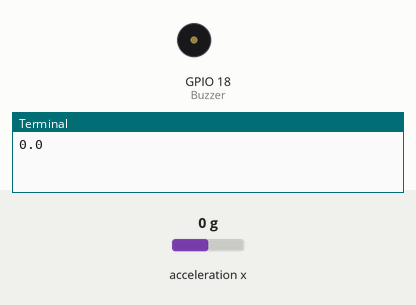
This program was run on a simulated Raspberry Pi (BCM pin numbers). Parts: buzzer (waves = sounding, pin HIGH), the last lines printed to the terminal. The test bench sets the inputs (shaded band); at power-on: acceleration x 0 g.

Above: at 1.2 s.
1.3 s: acceleration x set to 0.3 g
At 1.4 s:
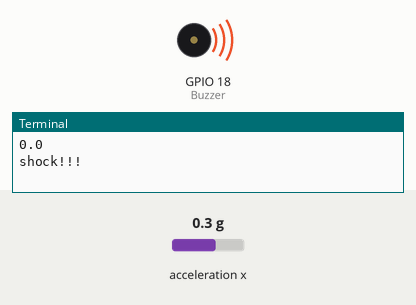
4.3 s: acceleration x set to -1.4 g
At 5.6 s:
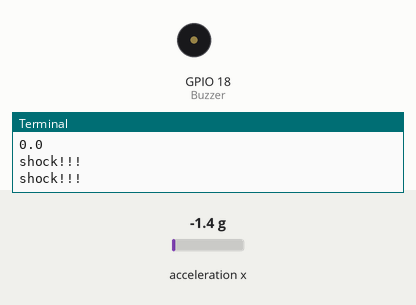
5.8 s: acceleration x set to 0.8 g
At 5.9 s:
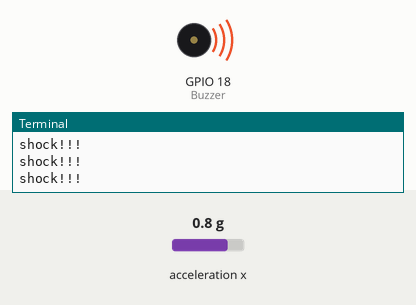
8.8 s: acceleration x set to -0.8 g
At 10.4 s:
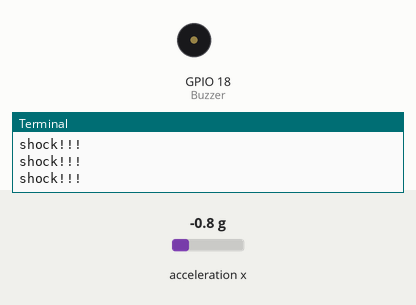
Timing chart, 0 to 11.3 s (numbered marks = the images above; inputs shaded):
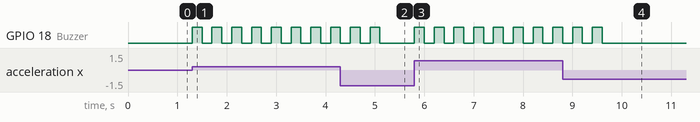

The program:

main9-2.py
```python
from gpiozero import Buzzer,MCP3208
import smbus
import time

PWR_MGMT_1   = 0x6B
SMPLRT_DIV   = 0x19
CONFIG       = 0x1A
GYRO_CONFIG  = 0x1B
INT_ENABLE   = 0x38
ACCEL_XOUT_H = 0x3B
ACCEL_YOUT_H = 0x3D
ACCEL_ZOUT_H = 0x3F
GYRO_XOUT_H  = 0x43
GYRO_YOUT_H  = 0x45
GYRO_ZOUT_H  = 0x47

bus = smbus.SMBus(1)
Device_Address = 0x68

bz = Buzzer(18)

def MPU_Init():
    bus.write_byte_data(Device_Address, SMPLRT_DIV, 7)
    bus.write_byte_data(Device_Address, PWR_MGMT_1, 1)
    bus.write_byte_data(Device_Address, CONFIG, 0)
    bus.write_byte_data(Device_Address, GYRO_CONFIG, 24)
    bus.write_byte_data(Device_Address, INT_ENABLE, 1)

def read_raw_data(addr):
    high = bus.read_byte_data(Device_Address, addr)
    low = bus.read_byte_data(Device_Address, addr+1)
    value = ((high << 8) | low)

    if(value > 32768):
        value = value - 65536

    return value

accData = 0

try:
    MPU_Init()
    for i in range(10):
        acc_x = read_raw_data(ACCEL_XOUT_H)
        Ax = acc_x/16384.0
        accData = accData + Ax
    accData = accData / 10
    print(accData)
    while True:
        acc_x = read_raw_data(ACCEL_XOUT_H)
        Ax = acc_x/16384.0
        if Ax - accData >= 0.1 :
            print("shock!!!")
            for i in range(5):
                bz.on()
                time.sleep(0.2)
                bz.off()
                time.sleep(0.2)
        else:
            bz.off()

except KeyboardInterrupt:
    pass

bz.off()
```

Measured:
- the behaviour switches between 0.1 and 0.2 g on acceleration x (found by bisection; images 0 and 1)
- after the input at 1.3 s, GPIO 18 (Buzzer): alternates HIGH for 0.20 s and LOW for 0.20 s, starting at once
- after the input at 4.3 s, GPIO 18 (Buzzer): goes on until 5.1 s, then stays LOW
- after the input at 5.8 s, GPIO 18 (Buzzer): alternates HIGH for 0.20 s and LOW for 0.20 s, starting at once
- after the input at 8.8 s, GPIO 18 (Buzzer): goes on until 9.6 s, then stays LOW
